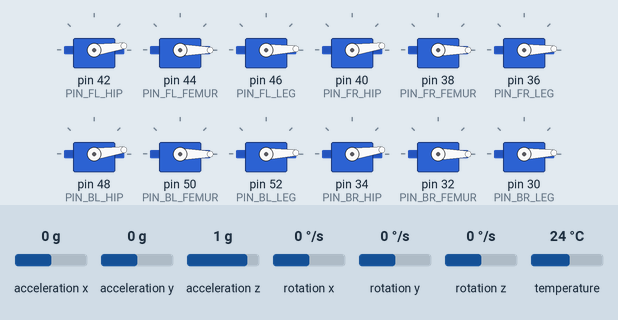
A sketch run on a simulated Arduino Mega 2560, built with avr-gcc and run on an emulated ATmega2560. Shown: 12 × servo. The test bench sets the inputs (shaded band); at power-on: acceleration x 0 g, acceleration y 0 g, acceleration z 1 g, rotation x 0 °/s, rotation y 0 °/s, rotation z 0 °/s, temperature 24 °C.

Above: at 0.1 s.
Timing chart, 0 to 1.6 s (numbered marks = the images above):
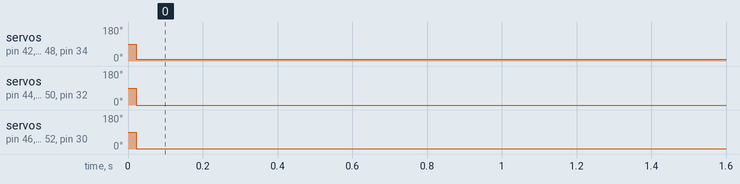

Measured:
- by itself, servo on pin 42 (PIN_FL_HIP), servo on pin 40 (PIN_FR_HIP), servo on pin 48 (PIN_BL_HIP), servo on pin 34 (PIN_BR_HIP): 90° → 8° at 0.02 s
- by itself, servo on pin 46 (PIN_FL_LEG), servo on pin 36 (PIN_FR_LEG), servo on pin 52 (PIN_BL_LEG), servo on pin 30 (PIN_BR_LEG): 90° → 2° at 0.02 s
- by itself, servo on pin 44 (PIN_FL_FEMUR), servo on pin 38 (PIN_FR_FEMUR), servo on pin 50 (PIN_BL_FEMUR), servo on pin 32 (PIN_BR_FEMUR): 90° → 0° at 0.02 s

The sketch:

main.ino
```cpp
/*
  Main Squad Robot Arduino controller code.
*/
#include <Adafruit_MPU6050.h>
#include <Adafruit_Sensor.h>
#include <Servo.h>
#include <math.h>
#include <Wire.h>


// CONSTANTS
#define BAUD_RATE 115200
#define SERIAL_TIMEOUT 1
#define LOOP_INTERVAL 20
#define ZERO_INTERVAL 1000

// - Servos
#define MAX_SERVOS 12
#define MAX_PULSE 2500
#define MIN_PULSE 560

// - Servo bounds
#define MIN_HIP -45
#define MAX_HIP 45
#define MIN_FEMUR -90
#define MAX_FEMUR 90
#define MIN_LEG -55
#define MAX_LEG 33

// DEFINITIONS
#define SERVO_MAX_ANGLE 270
#define SERVO_PWM_MIN 500
#define SERVO_PWM_MAX 2500

#define ANG_MAX SERVO_MAX_ANGLE / 2
#define ANG_MIN -ANG_MAX

// - Board Pins
#define PIN_FL_HIP 42
#define PIN_FL_FEMUR 44
#define PIN_FL_LEG 46

#define PIN_FR_HIP 40
#define PIN_FR_FEMUR 38
#define PIN_FR_LEG 36

#define PIN_BL_HIP 48
#define PIN_BL_FEMUR 50
#define PIN_BL_LEG 52

#define PIN_BR_HIP 34
#define PIN_BR_FEMUR 32
#define PIN_BR_LEG 30


// VARIABLES
bool zeroed = false;

// - Servo
Servo servos[MAX_SERVOS];
int pulses[MAX_SERVOS];

// - IMU
Adafruit_MPU6050 mpu6050;
sensors_event_t mpuAcc, mpuGyro, mpuTemp;
float imuZero[3];
float imuOut[6];
long imuPreInterval;
float imuInterval = 0.0;

// - Timing
unsigned long startTime;
unsigned long loopTime;
unsigned long previousLoopTime = 0;

// Constants
const float kAngleToMicroseconds = (SERVO_PWM_MAX - SERVO_PWM_MIN) / SERVO_MAX_ANGLE;


// FUNCTIONS

void connectServos() {
  servos[0].attach(PIN_FL_HIP);
  servos[1].attach(PIN_FL_FEMUR);
  servos[2].attach(PIN_FL_LEG);
  servos[3].attach(PIN_FR_HIP);
  servos[4].attach(PIN_FR_FEMUR);
  servos[5].attach(PIN_FR_LEG);
  servos[6].attach(PIN_BL_HIP);
  servos[7].attach(PIN_BL_FEMUR);
  servos[8].attach(PIN_BL_LEG);
  servos[9].attach(PIN_BR_HIP);
  servos[10].attach(PIN_BR_FEMUR);
  servos[11].attach(PIN_BR_LEG);
}

void moveServos(int pulses[MAX_SERVOS]) {
  for (int i=0; i<MAX_SERVOS; ++i) {
    servos[i].writeMicroseconds(pulses[i]);
  }
}

int getAngleMs(float angle, float minAngle, float maxAngle) {
  angle = (angle >= 0.0) ? min(angle, minAngle) : max(angle, maxAngle);
  return round(((SERVO_MAX_ANGLE / 2.0) + angle) * kAngleToMicroseconds);
}

void initPulses(float hipAngle, float femurAngle, float legAngle) {
    int hipPulse = getAngleMs(hipAngle, MIN_HIP, MAX_HIP);
    int femurPulse = getAngleMs(femurAngle, MIN_FEMUR, MAX_FEMUR);
    int legPulse = getAngleMs(legAngle, MIN_LEG, MAX_LEG);

    int sType;
    for (int i=0; i<MAX_SERVOS; ++i) {
        sType = i % 3;
        switch (sType) {
            case 0:
                pulses[i] = hipPulse;
                break;
            case 1:
                pulses[i] = femurPulse;
                break;
            case 2:
                pulses[i] = legPulse;
                break;
            default:
                pulses[i] = getAngleMs(0.0, ANG_MIN, ANG_MAX);
        }
    }
}

void calibrateIMU(unsigned int n) {
    for (int i = 0; i < n; ++i) {
        mpu6050.getEvent(&mpuAcc, &mpuGyro, &mpuTemp);

        imuZero[0] += mpuGyro.gyro.x;
        imuZero[1] += mpuGyro.gyro.y;
        imuZero[2] += mpuGyro.gyro.z;

        delay(10);
    }

    for (int i = 0; i < 3; ++i) {
        imuZero[i] /= ((float)n);
    }

    imuPreInterval = millis();
}

void updateIMU(bool output, bool clearAfter) {
    // - Update data from IMU
    mpu6050.getEvent(&mpuAcc, &mpuGyro, &mpuTemp);

    imuInterval = (millis() - imuPreInterval) * 0.001;

    imuOut[0] = mpuAcc.acceleration.x;
    imuOut[1] = mpuAcc.acceleration.y;
    imuOut[2] = mpuAcc.acceleration.z;
    imuOut[3] += (mpuGyro.gyro.x - imuZero[0]) * imuInterval;
    imuOut[4] -= (mpuGyro.gyro.y - imuZero[1]) * imuInterval;
    imuOut[5] += (mpuGyro.gyro.z - imuZero[2]) * imuInterval;

    imuPreInterval = millis();

    if (output) {
        // - Write out the data
        Serial.write((byte *)imuOut, 24);
        Serial.flush();
    }

    if (clearAfter) {
        // - Zero out accumulated angles
        for (int i = 0; i < 3; ++i) {
            imuOut[i+3] = 0.0;
        }
    }
}


// ARDUINO
void setup() {
    Serial.begin(BAUD_RATE);
    Serial.setTimeout(SERIAL_TIMEOUT);

    // Setup servos
    connectServos();
    initPulses(0.0, 0.0, 0.0);

    // Initialize IMU
    mpu6050.begin();
    mpu6050.setAccelerometerRange(MPU6050_RANGE_2_G);
    mpu6050.setGyroRange(MPU6050_RANGE_250_DEG);
    mpu6050.setFilterBandwidth(MPU6050_BAND_21_HZ);

    for (int i = 0; i < 3; ++i) {
        imuZero[i] = 0.0;
    }

    imuPreInterval = millis();

    // Wrap-up setup
    startTime = millis();
}

// Main Loop
void loop() {
    static char buffer_in[36];
    static size_t buffer_in_pos;

    loopTime = millis();

    if (!zeroed) {
        if (loopTime - startTime >= ZERO_INTERVAL) {
            // - Calibrate IMU
            calibrateIMU(100);
            updateIMU(false, true);
            zeroed = true;
        }
    } else {
        // - Serial IO
        if (Serial.available()) {
            char c_in = Serial.read();
            buffer_in[buffer_in_pos] = c_in;
            if (buffer_in_pos == sizeof(buffer_in) - 1) {
                // - Received all angles, update pulses
                float anglesIn[12];
                memcpy(&anglesIn, &buffer_in, sizeof(anglesIn));
                buffer_in_pos = 0;

                int sType;
                float aMin;
                float aMax;
                for (int i=0; i < MAX_SERVOS; i++) {
                    sType = i % 3;
                    switch (sType) {
                        case 0:
                            aMin = MIN_HIP;
                            aMax = MAX_HIP;
                            break;
                        case 1:
                            aMin = MIN_FEMUR;
                            aMax = MAX_FEMUR;
                            break;
                        case 2:
                            aMin = MIN_LEG;
                            aMax = MAX_LEG;
                            break;
                        default:
                            aMin = ANG_MIN;
                            aMax = ANG_MAX;
                    }
                    pulses[i] = getAngleMs(anglesIn[i], aMin, aMax);
                }

                // - Write out IMU data
                updateIMU(true, true);
            } else {
                buffer_in_pos++;
                updateIMU(false, false);
            }
        } else {
            updateIMU(false, false);
        }
    }

    // - Write pulses
    if (loopTime - previousLoopTime >= LOOP_INTERVAL) {
        previousLoopTime = loopTime;
        moveServos(pulses);
    }
}
```
